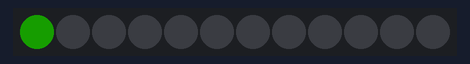
Bench run of a sketch on a simulated Arduino Uno, built with avr-gcc and run on an emulated ATmega328P. On the bench: 12 RGB LEDs in strip order, left to right. Dim RGB values are drawn brighter than linear.

Above: at 0.05 s.
At 4.78 s:
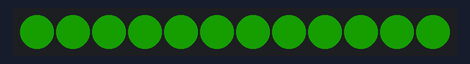
At 10.01 s:
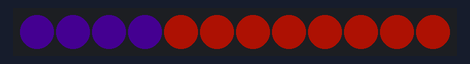
At 19.98 s:
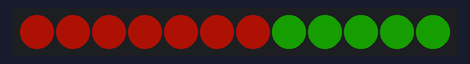
At 28.94 s:
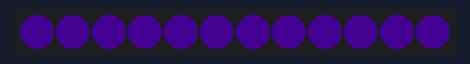
At 39.93 s:
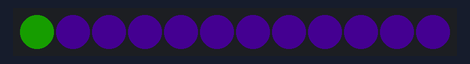

The sketch:

NEO_pixel.ino
```cpp
#include <Adafruit_NeoPixel.h>
#define CHAN_LED 6
#define SO_LED 12
Adafruit_NeoPixel vong_led(SO_LED, CHAN_LED, NEO_GRB + NEO_KHZ800);

uint32_t mau_so_1 = vong_led.Color(23,150,0);
uint32_t mau_so_2 = vong_led.Color(255,30,8);
uint32_t mau_so_3 = vong_led.Color(45, 0,90);
void setup() {
  Serial.begin(9600);
  vong_led.begin();
  vong_led.setBrightness(50);
  vong_led.show();
}

void loop() {
  for (int i = 0; i < 12; i++) {
    vong_led.setPixelColor(i, mau_so_1);
    vong_led.show();
    delay(100);
  }
  for (int i = 0; i < 12; i++) {
    vong_led.setPixelColor(i, mau_so_2);
    vong_led.show();
    delay(100);
  }
  for (int i = 0; i < 12; i++) {
    vong_led.setPixelColor(i, mau_so_3);
    vong_led.show();
    delay(100);
  }
}
```
